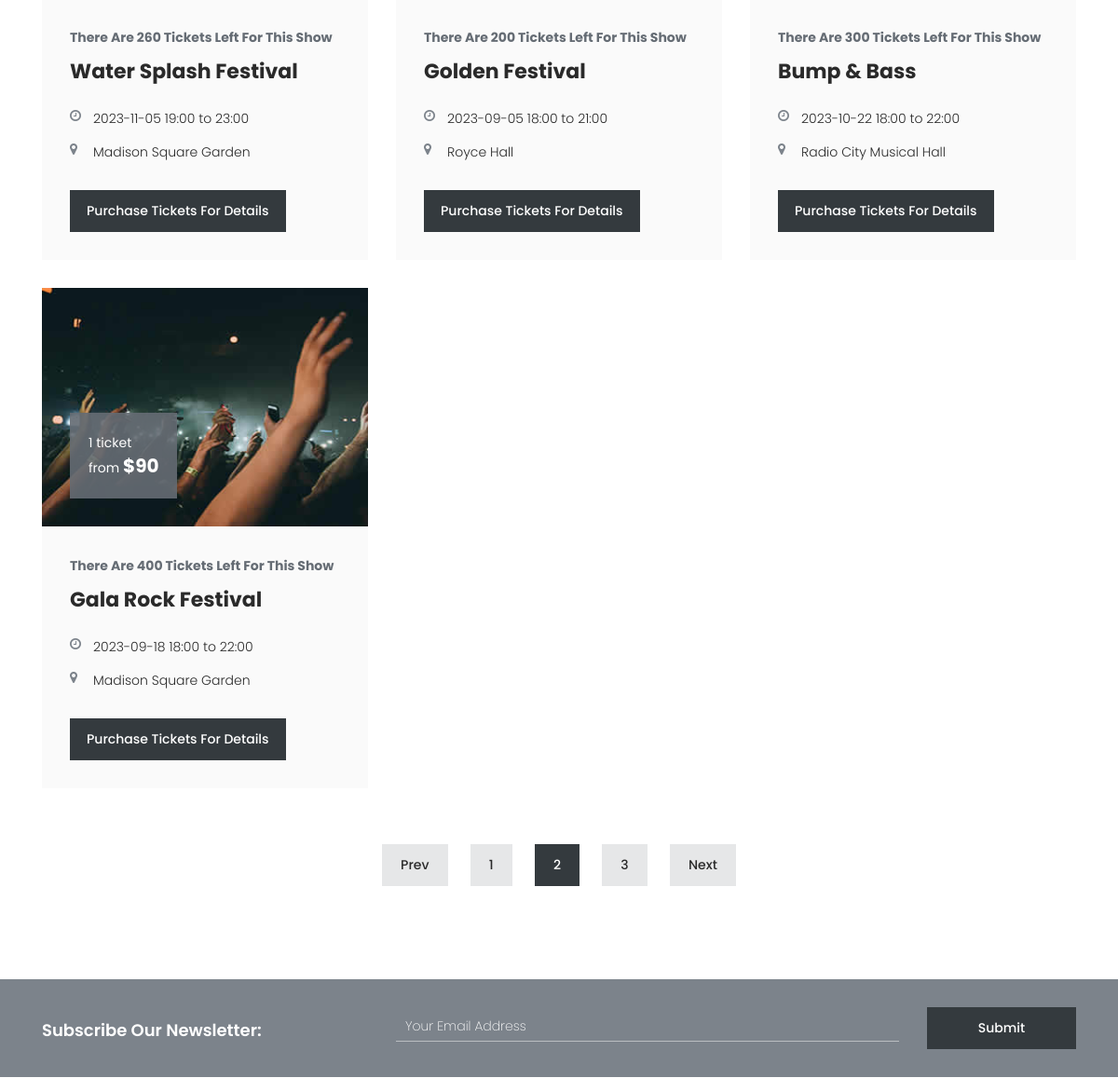
The app's page /tickets (middle part), older data.
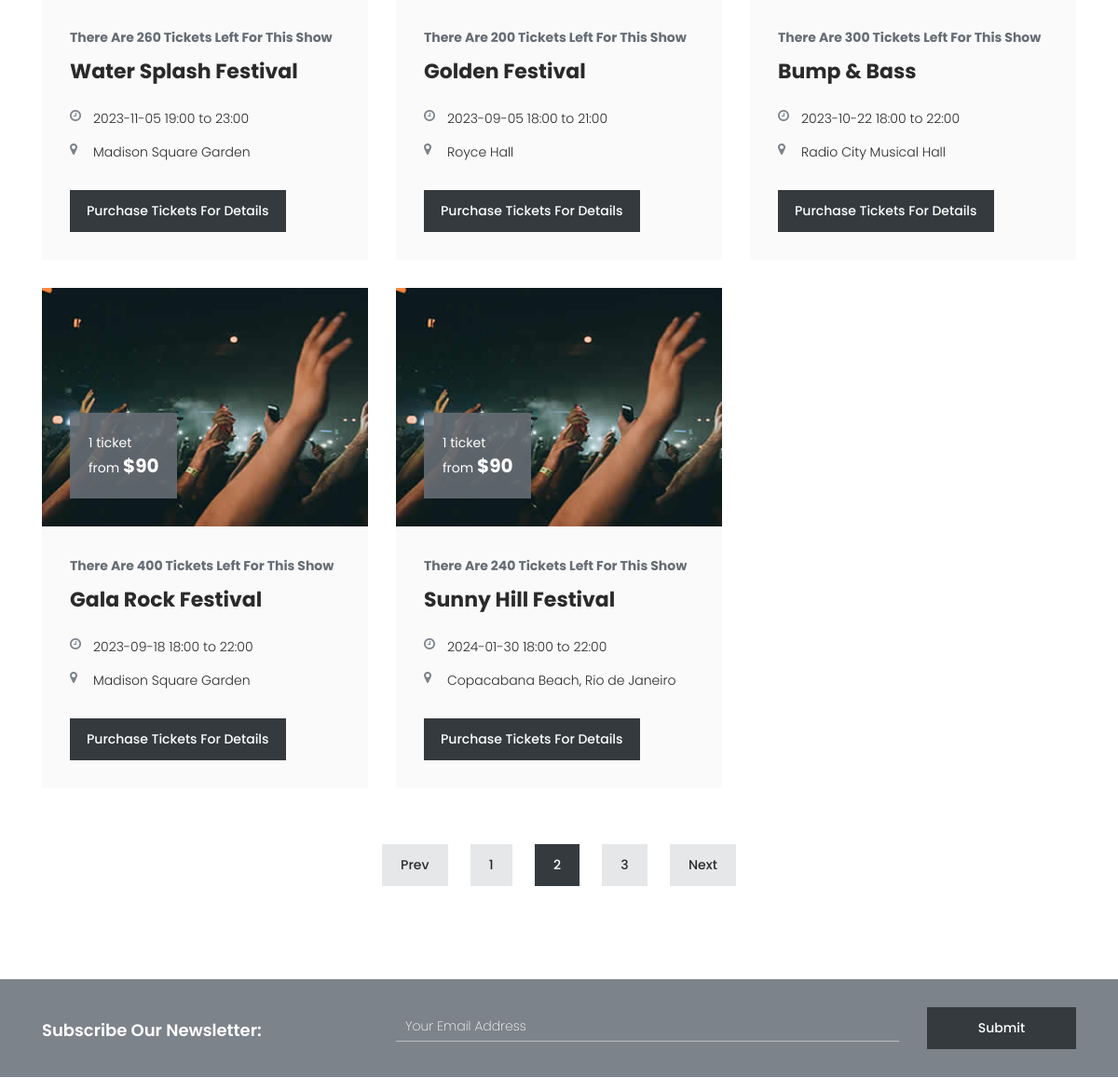
The same page, newer data.
### app/models.py (models this page shows)
class Etkinlikler(db.Model):
    etkinlik_id = db.Column(db.Integer,primary_key=True)
    etkinlik_ad = db.Column(db.String(100),nullable=False)
    etkinlik_turu = db.Column(db.String(100),nullable=False)
    etkinlik_yeri = db.Column(db.String(100),nullable=False)
    etkinlik_tarih = db.Column(db.Date, nullable=False)
    etkinlik_baslangic_saati = db.Column(db.Integer, nullable=False)
    etkinlik_bitis_saati = db.Column(db.Integer, nullable=False)
    kapasite = db.Column(db.Integer, nullable=False)
    bilet_id = db.Column(db.Integer, nullable=False)

### app/views.py (the view)
@app.route('/tickets')
def tickets():
    events = Etkinlikler.query.all()
    return render_template('tickets.html', events=events)

### app/templates/tickets.html (shortened to what this page needs)
{% extends 'base.html' %}
{%block content%}
    <div class="tickets-page">
        <div class="container">
            <div class="row">
                {% for event in events %}
                <div class="col-lg-4">
                    <div class="ticket-item">
                        <div class="thumb">
                            <img src="/static/assets/images/ticket-01.jpg" alt="">
                            <div class="price">
                                <span>1 ticket<br>from <em>${{event.bilet_id*45}}</em></span>
                            </div>
                        </div>
                        <div class="down-content">
                            <span>There Are {{event.kapasite}} Tickets Left For This Show</span>
                            <h4>{{event.etkinlik_ad}}</h4>
                            <ul>
                                <li><i class="fa fa-clock-o"></i> {{event.etkinlik_tarih}} {{event.etkinlik_baslangic_saati}}:00 to {{event.etkinlik_bitis_saati}}:00</li>
                                <li><i class="fa fa-map-marker"></i>{{event.etkinlik_yeri}}</li>
                            </ul>
                            <div class="main-dark-button">
                                <a href="#" onclick="purchaseTicketsDetails('{{ event.etkinlik_ad }}')">Purchase Tickets for Details</a>
                            </div>
                        </div>
                    </div>
                </div>
                {% endfor %}
                <div class="col-lg-12">
                    <div class="pagination">
                        <ul>
                            <li><a href="#">Prev</a></li>
                            <li><a href="#">1</a></li>
                            <li class="active"><a href="#">2</a></li>
                            <li><a href="#">3</a></li>
                            <li><a href="#">Next</a></li>
                        </ul>
                    </div>
                </div>
            </div>
        </div>
    </div>
    {%endblock%}

### app/templates/base.html (shortened to what this page needs)
<!DOCTYPE html>
<html lang="en">
  <head>
  <link rel="stylesheet" type="text/css" href="{{ url_for('static', filename='assets/css/bootstrap.min.css') }}">
  <link rel="stylesheet" type="text/css" href="{{ url_for('static', filename='assets/css/font-awesome.css') }}">
  <link rel="stylesheet" type="text/css" href="{{ url_for('static', filename='assets/css/owl-carousel.css') }}">
  <link rel="stylesheet" href="{{ url_for('static', filename='assets/css/tooplate-artxibition.css') }}">
    </head>
    <body>
    <main>
        {%block content%}
        {%endblock%}
    </main>
    <div class="subscribe">
        {% include "_subscribe.html" %}
    </div>
</body>
</html>

### app/templates/_subscribe.html (shortened to what this page needs)
<div class="container">
    <div class="row">
        <div class="col-lg-4">
            <h4>Subscribe Our Newsletter:</h4>
        </div>
        <div class="col-lg-8">
          <form id="subscribe" action="{{ url_for('abone_form') }}" method="post">
                <div class="row">
                  <div class="col-lg-9">
                    <fieldset>
                      <input name="mail" type="text" id="email" pattern="[^ @]*@[^ @]*" placeholder="Your Email Address" required="">
                    </fieldset>
                  </div>
                  <div class="col-lg-3">
                    <fieldset>
                      <button type="submit" id="form-submit" class="main-dark-button">Submit</button>
                    </fieldset>
                  </div>
                </div>
            </form>
        </div>
    </div>
</div>

### app/static/assets/css/tooplate-artxibition.css (style rules this page uses)
html, body, div, span, applet, object, iframe, h1, h2, h3, h4, h5, h6, p, blockquote, div pre, a, abbr, acronym, address, big, cite, code, del, dfn, em, font, img, ins, kbd, q, s, samp, small, strike, strong, sub, sup, tt, var, b, u, i, center, dl, dt, dd, ol, ul, li, figure, header, nav, section, article, aside, footer, figcaption { margin: 0; padding: 0; border: 0; outline: 0; }
ul, li { padding: 0; margin: 0; list-style: none; }
* { box-sizing: border-box; }
html, body { font-family: 'Poppins', sans-serif; font-weight: 400; background-color: #fff; font-size: 16px; -ms-text-size-adjust: 100%; -webkit-font-smoothing: antialiased; -moz-osx-font-smoothing: grayscale; }
a { text-decoration: none !important; }
h1, h2, h3, h4, h5, h6 { margin-top: 0px; margin-bottom: 0px; }
h4 { line-height: 30px; }
ul { margin-bottom: 0px; }
html, body { background: #fff; font-family: 'Poppins', sans-serif; }
.main-dark-button a { display: inline-block; font-size: 14px; padding: 12px 18px; background-color: #343a3e; color: #fff; text-align: center; font-weight: 500; text-transform: capitalize; transition: all .3s; }
.subscribe { background-color: #7c838b; padding: 30px 0px; }
.subscribe h4 { font-size: 18px; color: #fff; font-weight: 600; margin-top: 10px; }
.subscribe form input { padding: 5px 10px; width: 100%; background-color: transparent; border-top: none; border-left: none; border-right: none; border-bottom: 1px solid rgba(250,250,250,0.5); outline: none; font-size: 14px; color: #fff; font-weight: 200; margin-top: 5px; }
.subscribe form .main-dark-button { display: inline-block; font-size: 14px; padding: 12px 18px; background-color: #343a3e; color: #fff; text-align: center; font-weight: 500; text-transform: capitalize; transition: all .3s; border: none; outline: none; width: 100%; }
.tickets-page { margin-bottom: 100px; }
.tickets-page .ticket-item .thumb { position: relative; }
.tickets-page .ticket-item .thumb img { width: 100%; overflow: hidden; }
.tickets-page .ticket-item .thumb .price { background-color: rgba(101,108,116,0.9); display: inline-block; padding: 20px; position: absolute; left: 30px; bottom: 30px; }
.tickets-page .ticket-item .thumb .price span { color: #fff; font-size: 14px; line-height: 25px; }
.tickets-page .ticket-item .thumb .price span em { font-weight: 700; font-size: 20px; font-style: normal; }
.tickets-page .ticket-item { margin-bottom: 30px; }
.tickets-page .ticket-item .down-content { background-color: #fafafa; padding: 30px;; }
.tickets-page .ticket-item .down-content span { font-size: 14px; color: #656c74; font-weight: 700; }
.tickets-page .ticket-item .down-content h4 { font-size: 22px; font-weight: 700; color: #2a2a2a; margin-top: 10px; margin-bottom: 25px; }
.tickets-page .ticket-item .down-content ul li { font-size: 14px; color: #2a2a2a; font-weight: 300; margin-bottom: 15px; }
.tickets-page .ticket-item .down-content ul li i { color: #7c838b; margin-right: 10px; width: 15px; height: 25px; float: left; }
.tickets-page .ticket-item .down-content .main-dark-button { margin-top: 30px; }
.tickets-page .pagination ul { text-align: center; width: 100%; margin-top: 30px; }
.tickets-page .pagination ul li { display: inline-block; margin: 0px 10px!important; }
.tickets-page .pagination ul li a { display: inline-block; font-size: 14px; padding: 12px 20px; background-color: #e6e7e8; color: #2a2a2a; text-align: center; font-weight: 500; text-transform: capitalize; transition: all .3s; }
.tickets-page .pagination ul li a:hover, .tickets-page .pagination ul li.active a { background-color: #343a3e; color: #fff!important; }

Row changes from the older to the newer data that the page shows:
added Etkinlikler: bilet_id "90", kapasite "240", etkinlik_ad "Sunny Hill Festival", etkinlik_tarih "2024-01-30", etkinlik_baslangic_saati "18", etkinlik_bitis_saati "22", etkinlik_yeri "Copacabana Beach, Rio de Janeiro"
